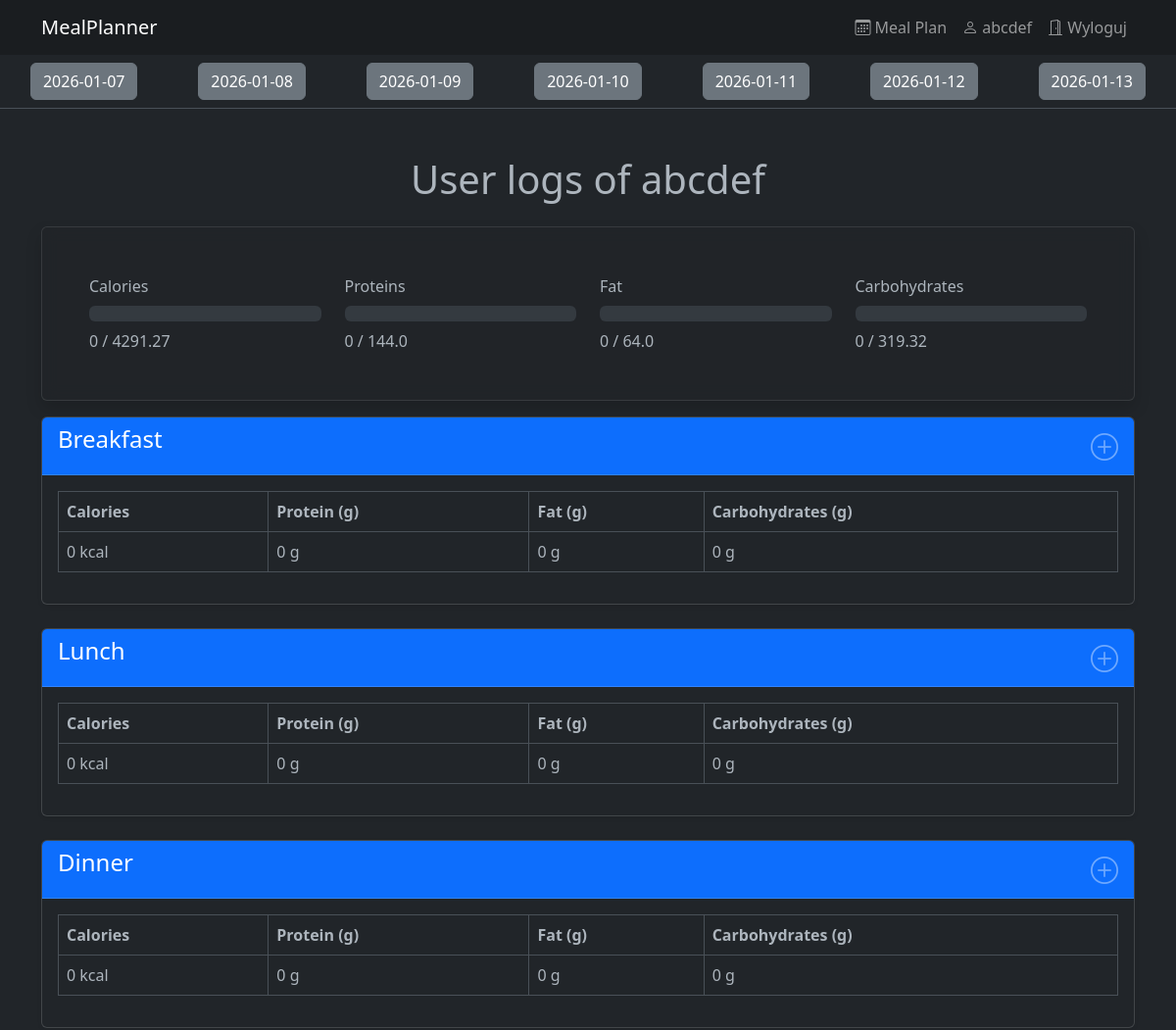
Before: /food_logs/?date=2026-01-10 (signed in, upper part) with the older database file.
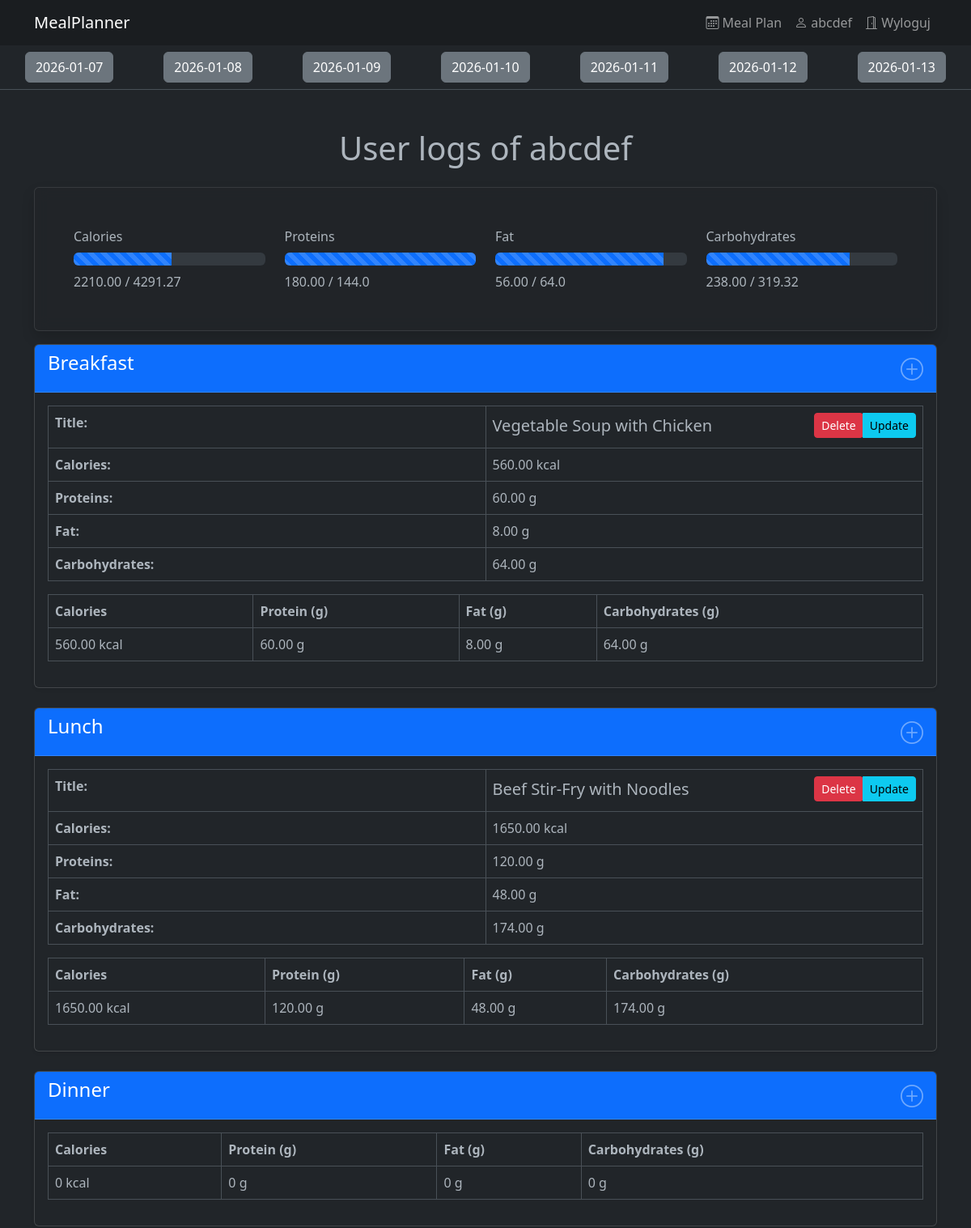
After: the same page with the newer database file.
### recipes/models.py (models this page shows, shortened)
class Recipe (models.Model):
    spoonacular_id=models.IntegerField(unique=True,null=True)
    title=models.CharField(max_length=300)
    ingredients_text = models.TextField(blank=True)
    calories=models.DecimalField(max_digits=6,decimal_places=2)
    protein=models.DecimalField(max_digits=5,decimal_places=2)
    carbohydrates=models.DecimalField(max_digits=5,decimal_places=2)
    fat=models.DecimalField(max_digits=5,decimal_places=2)
    instructions=models.TextField(blank=True)
    image_url=models.URLField()
    servings=models.IntegerField()
    is_vegetarian=models.BooleanField(default=False)
    is_vegan=models.BooleanField(default=False)
    is_gluten_free=models.BooleanField(default=False)
    is_custom=models.BooleanField(default=False)
    created_by=models.ForeignKey(User,null=True,on_delete=models.SET_NULL)
    created_at=models.DateTimeField(auto_now_add=True)
    class Meta:
        ordering = ['-created_at']

### recipes/views.py (the view)
# urls.py: path('', certain_food_log, name='food_logs'),
@login_required
def certain_food_log(request: HttpRequest) -> HttpResponse:
    date_str = request.GET.get('date')
    date = get_date(date_str)
    dates = [date + timedelta(days=i) for i in range(-3, 4)]
    food_logs = get_certain_food_log(user=request.user, date=date)
    day_macros = get_day_macros(user=request.user, date=date)
    summed_day_macroelements = sum_day_macros(user=request.user, date=date)
    percentages = get_macroelements_percentages(actual_macroelements=summed_day_macroelements, user=request.user)
    return render(request, 'food_logs/certain_food_log.html', {
        'user': request.user,
        'food_logs_types': food_logs,
        'day_macros': day_macros,
        'dates': dates,
        'this_date': date,
        'calculated_macroelements': request.user.profile.macronutrients,
        'summed_day_macroelements': summed_day_macroelements,
        'percentages': percentages,
    })

### domain/food_log.py (called while the page is built)
def get_date(date_str: str) -> datetime:
    if date_str:
        try:
            date = datetime.strptime(date_str, '%Y-%m-%d').date()
        except ValueError:
            date = datetime.today()
    else:
        date = datetime.today()
    return date

def sum_macros(logs):
    if not logs.exists():
        return {'calories': 0, 'protein': 0, 'fat': 0, 'carbohydrates': 0}
    else:
        macroelements_list = list(map(get_entry_macros, logs))
        return reduce(
            lambda acc, item: {
                'calories': acc['calories'] + item['calories'],
                'protein': acc['protein'] + item['protein'],
                'fat': acc['fat'] + item['fat'],
                'carbohydrates': acc['carbohydrates'] + item['carbohydrates']
            },
            macroelements_list,
            {'calories': 0, 'protein': 0, 'fat': 0, 'carbohydrates': 0}
        )

def sum_day_macros(user: User, date) -> dict:
    food_logs = FoodLog.objects.filter(user=user, date=date)
    return sum_macros(food_logs)

### templates/food_logs/certain_food_log.html (shortened to what the changed rows need)
{% extends 'base.html' %}
{% block content %}
    <div class="container mt-5">
        <h1 class="text-center mb-4">User logs of {{ user.username }}</h1>
        <div class="card shadow mb-3"
             style="background-color: rgba(33, 37, 41, 0.85);backdrop-filter: blur(8px);border: 1px solid rgba(255, 255, 255, 0.1);">
            <div class="card-body p-5">
                <div class="list-group-item">
                    <div class="row">
                        <div class="col-3">
                            <div class="progress mb-2">
                                <div class="progress-bar progress-bar-striped progress-bar-animated" role="progressbar"
                                     aria-valuenow={{ percentages.calories }} aria-valuemin="0" aria-valuemax="100"
                                     style="width: {{ percentages.calories }}%">
                                </div>
                            </div>
                            {{ summed_day_macroelements.calories }} / {{ calculated_macroelements.calories }}
                        </div>
                        <div class="col-3">
                            <div class="progress mb-2">
                                <div class="progress-bar progress-bar-striped progress-bar-animated" role="progressbar"
                                     aria-valuenow={{ percentages.protein }} aria-valuemin="0" aria-valuemax="100"
                                     style="width: {{ percentages.protein }}%">
                                </div>
                            </div>
                            {{ summed_day_macroelements.protein }} / {{ calculated_macroelements.protein }}
                        </div>
                        <div class="col-3">
                            <div class="progress mb-2">
                                <div class="progress-bar progress-bar-striped progress-bar-animated" role="progressbar"
                                     aria-valuenow={{ percentages.fat }} aria-valuemin="0" aria-valuemax="100"
                                     style="width: {{ percentages.fat }}%">
                                </div>
                            </div>
                            {{ summed_day_macroelements.fat }} / {{ calculated_macroelements.fat }}
                        </div>
                        <div class="col-3">
                            <div class="progress mb-2">
                                <div class="progress-bar progress-bar-striped progress-bar-animated" role="progressbar"
                                     aria-valuenow={{ percentages.carbohydrates }} aria-valuemin="0" aria-valuemax="100"
                                     style="width: {{ percentages.carbohydrates }}%">
                                </div>
                            </div>
                            {{ summed_day_macroelements.carbohydrates }} / {{ calculated_macroelements.carbohydrates }}
                        </div>
                    </div>
                </div>
            </div>
        </div>
        {% for meal_name, food_logs in food_logs_types.items %}
            <div class="card mb-4 shadow-sm">
                <div class="card-header bg-primary text-white d-flex justify-content-between">
                    <h4>{{ meal_name.capitalize }}</h4>
                    <a href="{% url 'add_food_log' date=this_date|date:'Y-m-d' meal_type=meal_name %}">
                        <i class="bi bi-plus-circle fs-3"></i>
                    </a>
                </div>
                <div class="card-body">
                    {% for log in food_logs %}
                        <table class="table table-bordered">
                            <tbody>
                            <tr>
                                <th class="w-50">Title:</th>
                                <td>
                                    <div class="d-flex justify-content-between align-items-center mb-1">
                                        <h5 class="mb-0">{{ log.recipe_title }}</h5>
                                        <div class="btn-group">
                                            <form method="POST" action="{% url 'delete_food_log' log.id %}"
                                                  style="display: inline;">
                                                <button type="submit"
                                                        class="btn btn-sm btn-danger"
                                                        onclick="return confirm('Are you sure you want to delete this log?')">
                                                    Delete
                                                </button>
                                            </form>
                                            <a href="{% url 'update_food_log' log.id %}" class="btn btn-sm btn-info">
                                                Update
                                            </a>
                                        </div>
                                    </div>
                                </td>
                            </tr>
                            <tr>
                                <th class="w-50">Calories:</th>
                                <td>{{ log.macroelement.calories }} kcal</td>
                            </tr>
                            <tr>
                                <th>Proteins:</th>
                                <td>{{ log.macroelement.protein }} g</td>
                            </tr>
                            <tr>
                                <th>Fat:</th>
                                <td>{{ log.macroelement.fat }} g</td>
                            </tr>
                            <tr>
                                <th>Carbohydrates:</th>
                                <td>{{ log.macroelement.carbohydrates }} g</td>
                            </tr>
                            </tbody>
                        </table>
                    {% endfor %}
                    <table class="table table-bordered">
                        <thead>
                        <tr>
                            <th>Calories</th>
                            <th>Protein (g)</th>
                            <th>Fat (g)</th>
                            <th>Carbohydrates (g)</th>
                        </tr>
                        </thead>
                        <tbody>
                        <tr>
                            {% for type, macros in day_macros.items %}
                                {% if type == meal_name %}
                                    <td>{{ macros.calories }} kcal</td>
                                    <td>{{ macros.protein }} g</td>
                                    <td>{{ macros.fat }} g</td>
                                    <td>{{ macros.carbohydrates }} g</td>
                                {% endif %}
                            {% endfor %}
                        </tr>
                        </tbody>
                    </table>
                </div>
            </div>
        {% endfor %}
    </div>
{% endblock %}

Changed rows visible on the page:
added Recipe: recipe_title "Vegetable Soup with Chicken"
added Recipe: recipe_title "Beef Stir-Fry with Noodles"
Other visible differences:
{{ summed_day_macroelements.calories }}: "0" → "2210.00"
{{ summed_day_macroelements.protein }}: "0" → "180.00"
{{ summed_day_macroelements.fat }}: "0" → "56.00"
{{ summed_day_macroelements.carbohydrates }}: "0" → "238.00"
list line gone: "0 kcal 0 g 0 g 0 g"
new list line: "Title: Delete Update Calories: 560.00 kcal Proteins: 60.00 g Fat: 8.00 g Carbohydrates: 64.00 g 560.00 kcal 60.00 g 8.00 g 64.00 g"
new list line: "Title: Delete Update Calories: 1650.00 kcal Proteins: 120.00 g Fat: 48.00 g Carbohydrates: 174.00 g 1650.00 kcal 120.00 g 48.00 g 174.00 g"
